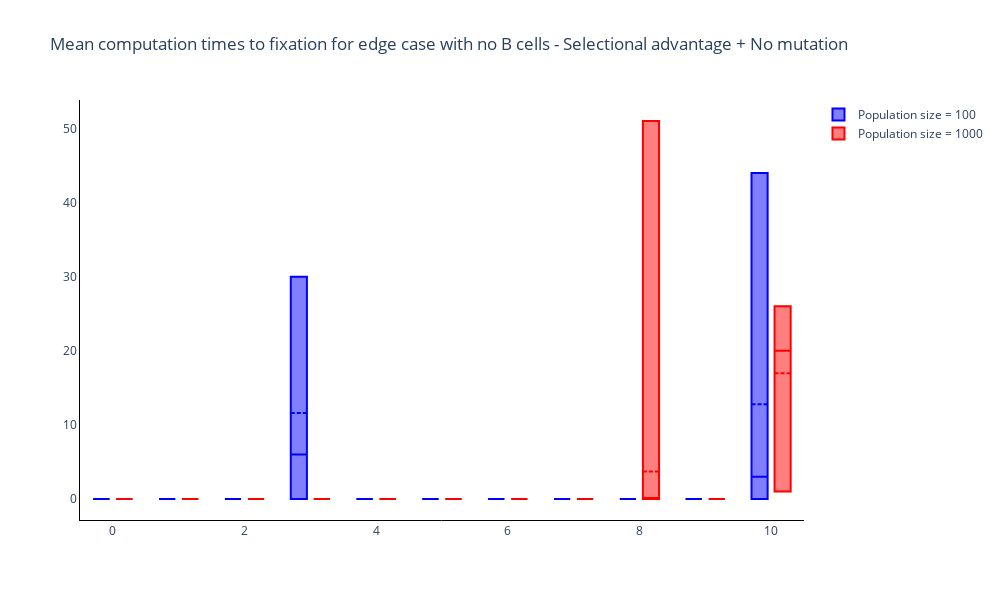

This figure's notebook cell:
### Markdown cell above
### Boxplot of times to fixation for different population sizes and selective advatantages

### Code cell
# Trace names - represent the transition probabilities used for the simulation
trace_name = ['Population size = {}'.format(N) for N in small_N]

fig = go.Figure()

# Add traces of the transition probabilities
for n, _ in enumerate(small_N):
    fig.add_trace(
        go.Box(
            mean=np.mean(computation_time[:, :, n], axis=0),
            median=np.quantile(computation_time[:, :, n], 0.5, axis=0),
            q1=np.quantile(computation_time[:, :, n], 0.025, axis=0),
            q3=np.quantile(computation_time[:, :, n], 0.975, axis=0),
            name = trace_name[n],
            marker_color = colours[n]
        )
    )

fig.update_layout(
    boxmode='group',
    title='Mean computation times to fixation for edge case with no B cells - Selectional advantage + No mutation',
    width=1000, 
    height=600,
    plot_bgcolor='white',
    xaxis=dict(linecolor='black'),
    yaxis=dict(linecolor='black'),
)

### Figure 1 — Plotly figure (JSON) as saved in the notebook; plotly's stock layout.template omitted (floating-point values rounded to 4 significant figures)
{"data": [{"marker": {"color": "blue"}, "mean": [0, 0, 0, 11.61, 0, 0, 0, 0, 0, 0, 12.78], "median": [0, 0, 0, 6, 0, 0, 0, 0, 0, 0, 3], "name": "Population size = 100", "q1": [0, 0, 0, 0, 0, 0, 0, 0, 0, 0, 0], "q3": [0, 0, 0, 30, 0, 0, 0, 0, 0, 0, 44], "type": "box"}, {"marker": {"color": "red"}, "mean": [0, 0, 0, 0, 0, 0, 0, 0, 3.726, 0, 16.97], "median": [0, 0, 0, 0, 0, 0, 0, 0, 0, 0, 20], "name": "Population size = 1000", "q1": [0, 0, 0, 0, 0, 0, 0, 0, 0, 0, 1], "q3": [0, 0, 0, 0, 0, 0, 0, 0, 51, 0, 26], "type": "box"}], "layout": {"boxmode": "group", "height": 600, "plot_bgcolor": "white", "title": {"text": "Mean computation times to fixation for edge case with no B cells - Selectional advantage + No mutation"}, "width": 1000, "xaxis": {"linecolor": "black"}, "yaxis": {"linecolor": "black"}}}
